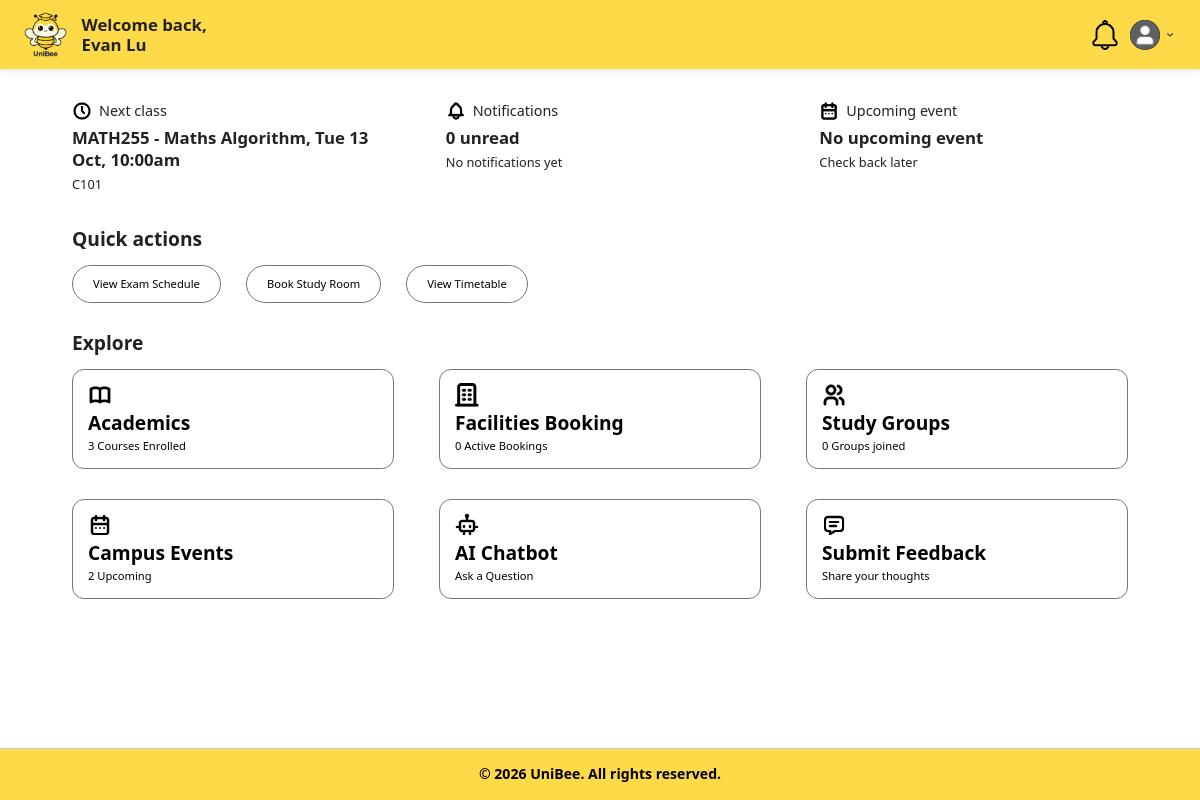
Screenshot of /boundary/studentDashboardPage.php (signed in) with the database file from the repository.
### tables this page shows
CREATE TABLE TimetableEntries (
    id INT PRIMARY KEY AUTO_INCREMENT,
    userId INT NOT NULL,
    title VARCHAR(255) NOT NULL,
    dayOfWeek ENUM('mon', 'tue', 'wed', 'thu', 'fri', 'sat', 'sun'),
    startTime TIME,
    endTime TIME,
    location VARCHAR(255),
    createdAt DATETIME DEFAULT CURRENT_TIMESTAMP,
    updatedAt DATETIME DEFAULT CURRENT_TIMESTAMP ON UPDATE CURRENT_TIMESTAMP,
    FOREIGN KEY (userId) REFERENCES Users(id) ON DELETE CASCADE
);

### controller/studentDashboardController.php (called while the page is built, shortened)
<?php
require_once "../database/database.php";
class StudentDashboardController
{
    private $db;
    public function __construct()
    {
        $database = new Database();
        $this->db = $database->connect();
    }
    public function getNextClass($studentId)
    {
        try {
            $today = strtolower(date('D'));
            $now = date('H:i:s');
            $dayOrder = ['mon', 'tue', 'wed', 'thu', 'fri', 'sat', 'sun'];
            $sql = "SELECT title, dayOfWeek, startTime, endTime, location
                    FROM TimetableEntries
                    WHERE userId = ?
                    ORDER BY FIELD(dayOfWeek,'mon','tue','wed','thu','fri','sat','sun'),
                             startTime ASC";
            $stmt = $this->db->prepare($sql);
            $stmt->execute([$studentId]);
            $classes = $stmt->fetchAll(PDO::FETCH_ASSOC);
            foreach ($classes as $c) {
                if (strtolower($c['dayOfWeek']) === $today && $c['startTime'] > $now) {
                    $c['nextDate'] = date('Y-m-d');
                    return $c;
                }
            }
            return null;
        } catch (PDOException $e) {
            error_log("getNextClass error: " . $e->getMessage());
            return false;
        }
    }
    public function getNotificationSummary($userId)
    {
        try {
            $sql = "SELECT COUNT(*) FROM Notifications
                    WHERE userId = ? AND isRead = 0";
            $stmt = $this->db->prepare($sql);
            $stmt->execute([$userId]);
            $unreadCount = (int) $stmt->fetchColumn();
            $sql = "SELECT title, message, createdAt
                    FROM Notifications
                    WHERE userId = ?
                    ORDER BY createdAt DESC
                    LIMIT 1";
            $stmt = $this->db->prepare($sql);
            $stmt->execute([$userId]);
            $latest = $stmt->fetch(PDO::FETCH_ASSOC);
            return [
                'unreadCount' => $unreadCount,
                'latest' => $latest ?: null
            ];
        } catch (PDOException $e) {
            error_log("getNotificationSummary error: " . $e->getMessage());
            return false;
        }
    }
    public function getNextEvent($studentId, $universityId)
    {
        try {
            $sql = "SELECT e.title, e.startDatetime,
                        f.location AS location
                    FROM Events e
                    JOIN EventRegistrations er ON er.eventId = e.id
                    INNER JOIN BookableFacilities bf ON e.facilityId = bf.id
                    INNER JOIN Facilities f ON bf.facilityId = f.id
                    WHERE e.universityId = ?
                    AND e.status = 'active'
                    AND e.startDatetime >= NOW()
                    AND er.userId = ?
                    AND er.status IN ('registered', 'attended')
                    ORDER BY e.startDatetime ASC
                    LIMIT 1";
            $stmt = $this->db->prepare($sql);
            $stmt->execute([$universityId, $studentId]);
            $row = $stmt->fetch(PDO::FETCH_ASSOC);
            return $row ?: null;
        } catch (PDOException $e) {
            error_log("getNextEvent error: " . $e->getMessage());
            return false;
        }
    }
    public function getEnrolledCoursesCount($studentId)
    {
        try {
            $sql = "SELECT COUNT(*)
                    FROM StudentEnrolments
                    WHERE studentId = ? AND status = 'enrolled'";
            $stmt = $this->db->prepare($sql);
            $stmt->execute([$studentId]);
            return (int) $stmt->fetchColumn();
        } catch (PDOException $e) {
            error_log("getEnrolledCoursesCount error: " . $e->getMessage());
            return 0;
        }
    }
    public function getActiveBookingsCount($userId)
    {
        try {
            $sql = "SELECT COUNT(*)
                    FROM FacilityBookings
                    WHERE userId = ? AND status IN ('pending', 'confirmed')";
            $stmt = $this->db->prepare($sql);
            $stmt->execute([$userId]);
            return (int) $stmt->fetchColumn();
        } catch (PDOException $e) {
            error_log("getActiveBookingsCount error: " . $e->getMessage());
            return 0;
        }
    }
    public function getGroupsJoinedCount($studentId)
    {
        try {
            $sql = "SELECT COUNT(*)
                    FROM StudyGroupMembers
                    WHERE studentId = ? AND status = 'active'";
            $stmt = $this->db->prepare($sql);
            $stmt->execute([$studentId]);
            return (int) $stmt->fetchColumn();
        } catch (PDOException $e) {
            error_log("getGroupsJoinedCount error: " . $e->getMessage());
            return 0;
        }
    }
    public function getUpcomingEventsCount($universityId)
    {
        try {
            $sql = "SELECT COUNT(*)
                    FROM Events
                    WHERE universityId = ?
                      AND status = 'active'
                      AND endDatetime >= NOW()";
            $stmt = $this->db->prepare($sql);
            $stmt->execute([$universityId]);
            return (int) $stmt->fetchColumn();
        } catch (PDOException $e) {
            error_log("getUpcomingEventsCount error: " . $e->getMessage());
            return 0;
        }
    }
}
?>

### database/database.php (called while the page is built, shortened)
<?php
class Database
{
    private $host = 'localhost:3307';
    private $dbname = 'unibee';
    private $username = 'root';
    private $password = '';
    public function connect()
    {
        try {
            $this->pdo = new PDO(
                "mysql:host={$this->host};dbname={$this->dbname}",
                $this->username,
                $this->password
            );
            $this->pdo->setAttribute(PDO::ATTR_ERRMODE, PDO::ERRMODE_EXCEPTION);
            return $this->pdo;
        } catch (PDOException $e) {
            die("Database connection failed: " . $e->getMessage());
        }
    }
}

### boundary/studentDashboardPage.php (the view, shortened to what this page needs)
<?php
require_once "../controller/studentDashboardController.php";
$dashboardController = new StudentDashboardController();
$studentId = $_SESSION['user_id'] ?? null;
$universityId = $_SESSION['university_id'] ?? null;
$nextClass = $dashboardController->getNextClass($studentId);
$notificationSum = $dashboardController->getNotificationSummary($studentId);
$nextEvent = $dashboardController->getNextEvent($studentId, $universityId);
$coursesEnrolled = $dashboardController->getEnrolledCoursesCount($studentId);
$activeBookings = $dashboardController->getActiveBookingsCount($studentId);
$groupsJoined = $dashboardController->getGroupsJoinedCount($studentId);
$upcomingEventsCnt = $dashboardController->getUpcomingEventsCount($universityId);
?>
<!DOCTYPE html>
<html lang="en">
<head>
    <link rel="stylesheet" href="../style.css">
</head>
<body>
    <header class="header">
        <div class="logo-container">
            <a href="studentDashboardPage.php">
                <img src="../images/uniBeeLogo.png" alt="UniBee Logo">
            </a>
        </div>
        <div class="welcome-message">
            <span>Welcome back,</span>
            <strong><?php echo htmlspecialchars($_SESSION['user_name']); ?></strong>
        </div>
        <div class="dashboard-header-right">
            <a href="NotificationPage.php" class="header-icon">
                <img src="../images/notification.png" alt="Notifications">
            </a>
            <div class="profile-dropdown">
                <div class="profile-container" onclick="toggleDropdown()">
                    <img src="../images/profilePic.png" alt="Profile" class="profile-icon">
                    <img src="../images/dropdown.png" alt="Menu" class="dropdown-arrow">
                </div>
            </div>
        </div>
    </header>
    <main class="dashboard">
        <section class="dashboard-summary">
            <div class="summary-item">
                <div class="summary-title">
                    <img src="../images/nextClass.png" alt="Next class" class="summary-icon">
                    <span>Next class</span>
                </div>
                <?php if ($nextClass === false): ?>
                    <h2>Unable to load</h2>
                    <p>Please try again later</p>
                <?php elseif ($nextClass === null): ?>
                    <h2>No upcoming class</h2>
                    <p>You're free!</p>
                <?php else: ?>
                    <h2>
                        <?php echo htmlspecialchars($nextClass['title']); ?>,
                        <?php echo htmlspecialchars(date('D j M, g:ia', strtotime($nextClass['nextDate'] . ' ' . $nextClass['startTime']))); ?>
                    </h2>
                    <p><?php echo htmlspecialchars($nextClass['location']); ?></p>
                <?php endif; ?>
            </div>
            <div class="summary-item">
                <div class="summary-title">
                    <img src="../images/noti.png" alt="Notifications" class="summary-icon">
                    <span>Notifications</span>
                </div>
                <?php if ($notificationSum === false): ?>
                    <h2>Unable to load</h2>
                    <p>Please try again later</p>
                <?php else: ?>
                    <h2>
                        <a href="notificationPage.php" class="summary-link">
                            <?php echo (int) $notificationSum['unreadCount']; ?> unread
                        </a>
                    </h2>
                    <?php if (!empty($notificationSum['latest'])): ?>
                        <p><?php echo htmlspecialchars($notificationSum['latest']['title']); ?></p>
                    <?php else: ?>
                        <p>No notifications yet</p>
                    <?php endif; ?>
                <?php endif; ?>
            </div>
            <div class="summary-item">
                <div class="summary-title">
                    <img src="../images/upcomingEvent.png" alt="Upcoming event" class="summary-icon">
                    <span>Upcoming event</span>
                </div>
                <?php if ($nextEvent === false): ?>
                    <h2>Unable to load</h2>
                    <p>Please try again later</p>
                <?php elseif ($nextEvent === null): ?>
                    <h2>No upcoming event</h2>
                    <p>Check back later</p>
                <?php endif; ?>
            </div>
        </section>
        <section class="dashboard-section">
            <h3 class="section-label">Quick actions</h3>
            <div class="quick-actions">
                <a href="academicsPage.php?tab=exams" class="quick-button">
                    View Exam Schedule
                </a>
                <a href="bookFacilityPage.php" class="quick-button">
                    Book Study Room
                </a>
                <a href="academicsPage.php?tab=timetable" class="quick-button">
                    View Timetable
                </a>
            </div>
        </section>
        <section class="dashboard-section">
            <h3 class="section-label">Explore</h3>
            <div class="dashboard-grid">
                <a href="academicsPage.php" class="dashboard-card">
                    <img src="../images/academic.png" alt="Academics" class="card-icon">
                    <h2>Academics</h2>
                    <p><?php echo $coursesEnrolled . ' Course' . ($coursesEnrolled === 1 ? '' : 's') . ' Enrolled'; ?>
                    </p>
                </a>
                <a href="viewFacilitiesPage.php" class="dashboard-card">
                    <img src="../images/facilityBooking.png" alt="Facilities Booking" class="card-icon">
                    <h2>Facilities Booking</h2>
                    <p><?php echo $activeBookings . ' Active Booking' . ($activeBookings === 1 ? '' : 's'); ?></p>
                </a>
                <a href="academicsPage.php?tab=interaction" class="dashboard-card">
                    <img src="../images/studyGrp.png" alt="Study Groups" class="card-icon">
                    <h2>Study Groups</h2>
                    <p><?php echo $groupsJoined . ' Group' . ($groupsJoined === 1 ? '' : 's') . ' joined'; ?></p>
                </a>
                <a href="viewEventsPage.php" class="dashboard-card">
                    <img src="../images/campusEvent.png" alt="Campus Events" class="card-icon">
                    <h2>Campus Events</h2>
                    <p><?php echo $upcomingEventsCnt . ' Upcoming'; ?></p>
                </a>
                <a href="AIChatbotPage.php" class="dashboard-card">
                    <img src="../images/aiChatbot.png" alt="AI Chatbot" class="card-icon">
                    <h2>AI Chatbot</h2>
                    <p>Ask a Question</p>
                </a>
                <a href="submitFeedbackPage.php" class="dashboard-card">
                    <img src="../images/feedback.png" alt="Submit Feedback" class="card-icon">
                    <h2>Submit Feedback</h2>
                    <p>Share your thoughts</p>
                </a>
            </div>
        </section>
    </main>
    <footer>
        <div class="footer-bottom-bar">
            &copy; 2026 UniBee. All rights reserved.
        </div>
    </footer>
</body>
</html>

### rows the page displays
timetableentries: title "MATH255 - Maths Algorithm", startTime "Tue 13 Oct, 10:00am", location "C101"

### other values shown
$_SESSION['user_name'] "Evan Lu"
$notificationSum['unreadCount'] "0"
$coursesEnrolled "3"
$activeBookings "0"
$groupsJoined "0"
$upcomingEventsCnt "2"
